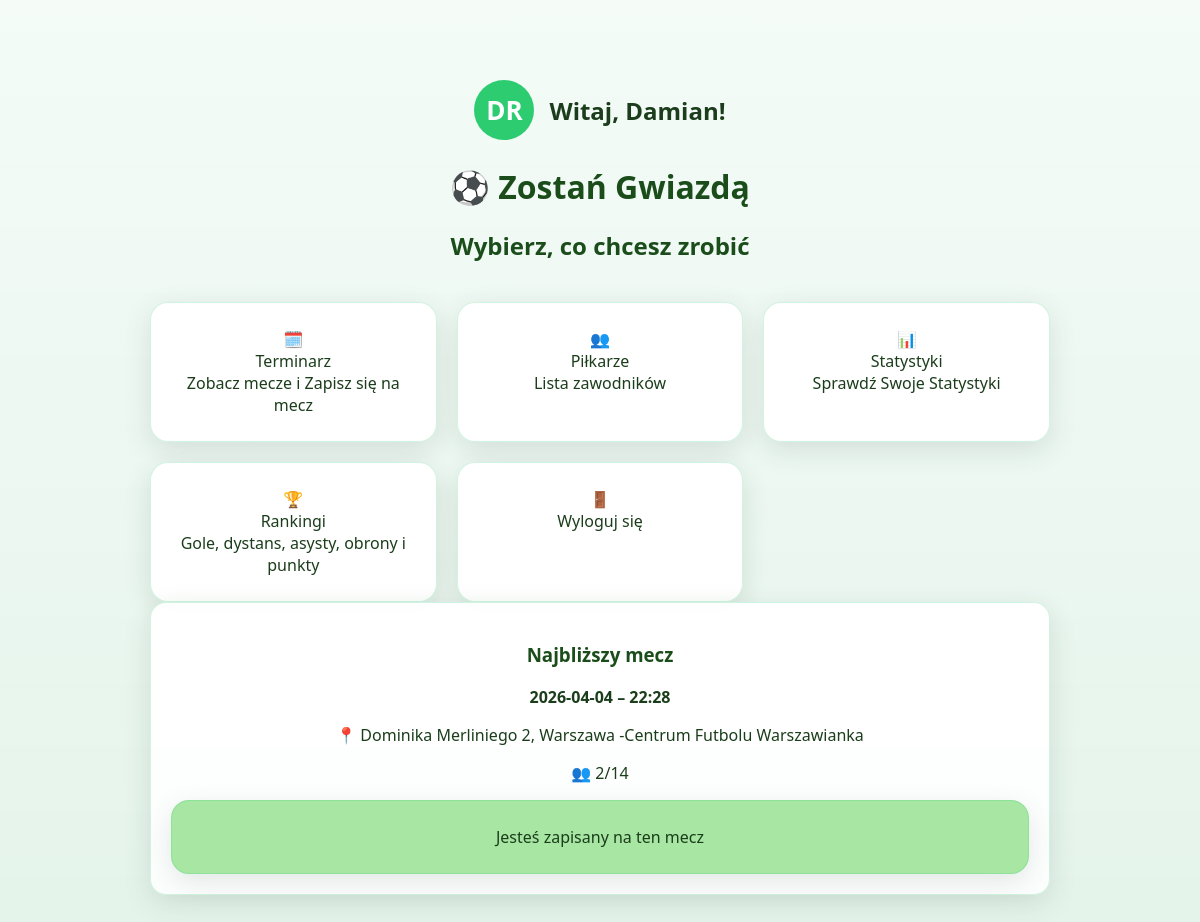
/ (signed in), run on the app's committed database.
### tables this page shows
CREATE TABLE matches (
            id INTEGER PRIMARY KEY AUTOINCREMENT,
            match_date TEXT NOT NULL,
            match_time TEXT NOT NULL,
            location TEXT NOT NULL,
            max_slots INTEGER NOT NULL,
            signed_up INTEGER NOT NULL DEFAULT 0,
            played INTEGER NOT NULL DEFAULT 0
        );

### app.py (the view)
@app.route("/")
def home():
    conn = get_db()
    next_match = conn.execute(
        "SELECT * FROM matches WHERE match_date >= date('now') ORDER BY match_date, match_time LIMIT 1"
    ).fetchone()
    user_signed = False
    if next_match and "user_id" in session:
        signup = conn.execute(
            "SELECT id FROM match_signups WHERE user_id = ? AND match_id = ?",
            (session["user_id"], next_match["id"])
        ).fetchone()
        if signup:
            user_signed = True
    conn.close()
    return render_template("index.html", next_match=next_match, user_signed=user_signed)

### db.py (called while the page is built)
def get_db():
    conn = sqlite3.connect("database.db")
    conn.row_factory = sqlite3.Row
    return conn

### templates/index.html (shortened to what this page needs)
<!DOCTYPE html>
<html lang="pl">
<head>
    <link rel="stylesheet" href="/static/theme.css">
</head>
<body>
<div class="container">
    {% if session.user_id %}
    <div class="user-box">
        <div class="avatar">
            {{ session.first_name[0] }}{{ session.last_name[0] }}
        </div>
        <div>
            <h2 style="margin:0;">Witaj, {{ session.first_name }}!</h2>
        </div>
    </div>
    {% endif %}
    <h1 style="color:#1b4d1b;">⚽ Zostań Gwiazdą</h1>
    {% if session.user_id %}
    <h2 style="color:#1b4d1b;">Wybierz, co chcesz zrobić</h2>
    {% else %}
    <h2 style="color:#1b4d1b;">Zaloguj się lub załóż konto, aby korzystać z systemu</h2>
    {% endif %}
    <div class="grid">
        <a href="/terminarz" class="tile">
            <div class="tile-icon">🗓️</div>
            <div class="tile-title">Terminarz</div>
            <div class="tile-desc">Zobacz mecze i Zapisz się na mecz</div>
        </a>
        <a href="/pilkarze" class="tile">
            <div class="tile-icon">👥</div>
            <div class="tile-title">Piłkarze</div>
            <div class="tile-desc">Lista zawodników</div>
        </a>
        <a href="/statystyki" class="tile">
            <div class="tile-icon">📊</div>
            <div class="tile-title">Statystyki</div>
            <div class="tile-desc">Sprawdź Swoje Statystyki</div>
        </a>
        <a href="/rankingi" class="tile">
            <div class="tile-icon">🏆</div>
            <div class="tile-title">Rankingi</div>
            <div class="tile-desc">Gole, dystans, asysty, obrony i punkty</div>
        </a>
        {% if session.user_id %}
        <div class="tile" onclick="openLogoutPopup()">
            <div class="tile-icon">🚪</div>
            <div class="tile-title">Wyloguj się</div>
        </div>
        {% endif %}
    </div>
    {% if next_match %}
    <div class="next-match">
        <h3 style="color:#1b4d1b;">Najbliższy mecz</h3>
        <p><strong>{{ next_match.match_date }} – {{ next_match.match_time }}</strong></p>
        <p>📍 {{ next_match.location }}</p>
        <p>👥 {{ next_match.signed_up }}/{{ next_match.max_slots }}</p>
        {% if session.user_id %}
        {% if user_signed %}
        <div class="tile" style="margin-top:10px; background:#a8e6a3; cursor:default;">
            Jesteś zapisany na ten mecz
        </div>
        {% else %}
        <div class="tile" style="margin-top:10px; background:#2ecc71; color:white;"
             onclick="signupFromHome({{ next_match.id }}, '{{ next_match.match_date }}', '{{ next_match.match_time }}', '{{ next_match.location }}')">
            Zapisz się na mecz
        </div>
        {% endif %}
        {% else %}
        <a href="/login" class="tile" style="margin-top:10px;">Zaloguj się, aby się zapisać</a>
        {% endif %}
    </div>
    {% endif %}
</div>
</body>
</html>

### static/theme.css (style rules this page uses)
:root { --pitch-text: #1b3d1b; --pitch-surface: rgba(255, 255, 255, 0.92); --pitch-accent: #2ecc71; --pitch-accent-dark: #27ae60; --pitch-accent-soft: rgba(46, 204, 113, 0.22); --pitch-shadow: 0 8px 28px rgba(27, 61, 43, 0.12); }
body { margin: 0; padding: 0; font-family: "Segoe UI", Arial, sans-serif; color: var(--pitch-text); background-image: url('/static/murawa.jpg'); background-size: cover; background-position: center; background-repeat: no-repeat; }
.tile { background: var(--pitch-surface); padding: 25px; border-radius: 18px; box-shadow: var(--pitch-shadow); border: 1px solid var(--pitch-accent-soft); cursor: pointer; transition: 0.25s ease; text-decoration: none; color: var(--pitch-text); display: block; position: relative; z-index: 1; }
.grid { display: grid; grid-template-columns: repeat(auto-fit, minmax(220px, 1fr)); gap: 20px; margin-top: 40px; }
.section-box, .next-match { background: var(--pitch-surface); padding: 20px; border-radius: 16px; box-shadow: var(--pitch-shadow); border: 1px solid var(--pitch-accent-soft); color: var(--pitch-text); position: relative; z-index: 1; }

### templates/index.html (style rules this page uses)
.container { max-width: 900px; margin: 60px auto; padding: 20px; text-align: center; }
.avatar { width: 60px; height: 60px; background: #2ecc71; border-radius: 50%; display: flex; align-items: center; justify-content: center; font-size: 26px; font-weight: bold; margin-right: 15px; color: white; }
.user-box { display: flex; align-items: center; justify-content: center; margin-bottom: 25px; }

### data on the page
matches: match_date "2026-04-04", match_time "22:28", location "Dominika Merliniego 2, Warszawa -Centrum Futbolu Warszawianka", signed_up "2", max_slots "14"

### other printed values
{{ session.first_name[0] }} "D"
{{ session.last_name[0] }} "R"
{{ session.first_name }} "Damian"
